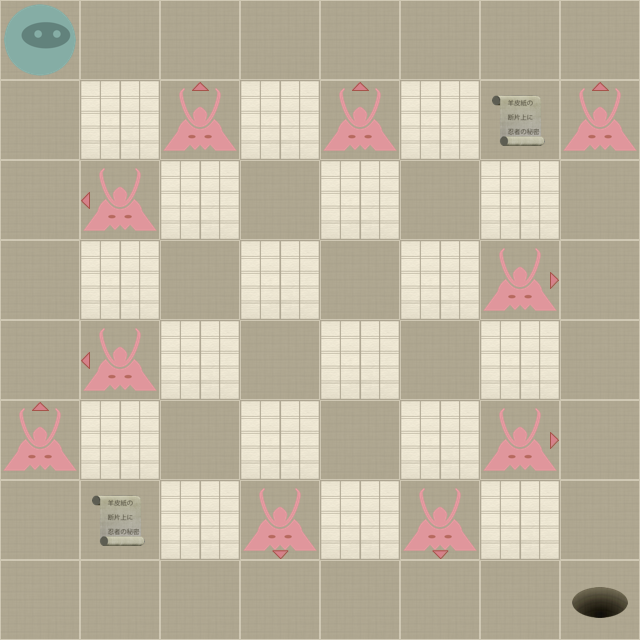

A 2D game scene composited from a Tiled map and its tileset images. What follows is a short description and the map's XML, with each tile layer's data collapsed to a summary:
An orthogonal 8x8 tile map with 80x80 px tiles, 2 tile layers (Level, Actors).

<map version="1.0" orientation="orthogonal" width="8" height="8" tilewidth="80" tileheight="80">
 <properties>
  <property name="moves" value="20" />
 </properties>
 <tileset firstgid="1" name="tiles" tilewidth="80" tileheight="80" spacing="2" margin="2">
  <image source="tiles-ipad.png" width="512" height="512" />
  <tile id="0">
   <properties>
    <property name="actor" value="exit" />
   </properties>
  </tile>
  <tile id="2">
   <properties>
    <property name="actor" value="guard" />
    <property name="direction" value="down" />
   </properties>
  </tile>
  <tile id="3">
   <properties>
    <property name="actor" value="guard" />
    <property name="direction" value="left" />
   </properties>
  </tile>
  <tile id="4">
   <properties>
    <property name="actor" value="guard" />
    <property name="direction" value="right" />
   </properties>
  </tile>
  <tile id="5">
   <properties>
    <property name="actor" value="guard" />
    <property name="direction" value="up" />
   </properties>
  </tile>
  <tile id="7">
   <properties>
    <property name="actor" value="player" />
   </properties>
  </tile>
  <tile id="8">
   <properties>
    <property name="actor" value="scroll" />
   </properties>
  </tile>
  <tile id="9">
   <properties>
    <property name="wall" value="1" />
   </properties>
  </tile>
 </tileset>
 <layer name="Level" width="8" height="8">
  <data>[64 cells, 64 non-empty, 2 distinct tile ids]</data>
 </layer>
 <layer name="Actors" width="8" height="8">
  <data>[64 cells, 14 non-empty, 7 distinct tile ids]</data>
 </layer>
</map>
